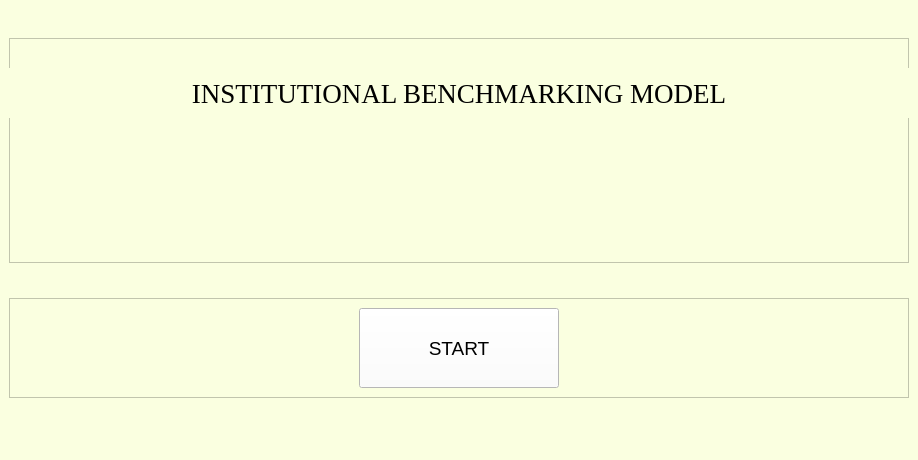
<?xml version="1.0" encoding="UTF-8"?>
<ui version="4.0">
 <class>MainWindow</class>
 <widget class="QMainWindow" name="MainWindow">
  <property name="geometry">
   <rect>
    <x>0</x>
    <y>0</y>
    <width>914</width>
    <height>460</height>
   </rect>
  </property>
  <property name="sizePolicy">
   <sizepolicy hsizetype="Expanding" vsizetype="Expanding">
    <horstretch>0</horstretch>
    <verstretch>0</verstretch>
   </sizepolicy>
  </property>
  <property name="mouseTracking">
   <bool>false</bool>
  </property>
  <property name="windowTitle">
   <string>MainWindow</string>
  </property>
  <property name="styleSheet">
   <string notr="true">background-color: rgb(250, 255, 224);</string>
  </property>
  <widget class="QWidget" name="centralwidget">
   <layout class="QVBoxLayout" name="verticalLayout">
    <item alignment="Qt::AlignHCenter">
     <widget class="QFrame" name="frame_12">
      <property name="minimumSize">
       <size>
        <width>900</width>
        <height>225</height>
       </size>
      </property>
      <property name="maximumSize">
       <size>
        <width>900</width>
        <height>225</height>
       </size>
      </property>
      <property name="frameShape">
       <enum>QFrame::StyledPanel</enum>
      </property>
      <property name="frameShadow">
       <enum>QFrame::Raised</enum>
      </property>
      <widget class="QLabel" name="heading">
       <property name="geometry">
        <rect>
         <x>0</x>
         <y>30</y>
         <width>900</width>
         <height>50</height>
        </rect>
       </property>
       <property name="sizePolicy">
        <sizepolicy hsizetype="Preferred" vsizetype="Preferred">
         <horstretch>0</horstretch>
         <verstretch>0</verstretch>
        </sizepolicy>
       </property>
       <property name="minimumSize">
        <size>
         <width>900</width>
         <height>50</height>
        </size>
       </property>
       <property name="maximumSize">
        <size>
         <width>900</width>
         <height>50</height>
        </size>
       </property>
       <property name="font">
        <font>
         <family>Times New Roman</family>
         <pointsize>20</pointsize>
         <weight>50</weight>
         <italic>false</italic>
         <bold>false</bold>
        </font>
       </property>
       <property name="styleSheet">
        <string notr="true"/>
       </property>
       <property name="text">
        <string>INSTITUTIONAL BENCHMARKING MODEL</string>
       </property>
       <property name="alignment">
        <set>Qt::AlignCenter</set>
       </property>
       <property name="wordWrap">
        <bool>false</bool>
       </property>
      </widget>
      <widget class="QLabel" name="label0">
       <property name="geometry">
        <rect>
         <x>50</x>
         <y>90</y>
         <width>800</width>
         <height>100</height>
        </rect>
       </property>
       <property name="sizePolicy">
        <sizepolicy hsizetype="Preferred" vsizetype="Preferred">
         <horstretch>0</horstretch>
         <verstretch>0</verstretch>
        </sizepolicy>
       </property>
       <property name="minimumSize">
        <size>
         <width>800</width>
         <height>100</height>
        </size>
       </property>
       <property name="maximumSize">
        <size>
         <width>800</width>
         <height>100</height>
        </size>
       </property>
       <property name="font">
        <font>
         <family>Arial</family>
         <pointsize>16</pointsize>
         <weight>50</weight>
         <italic>false</italic>
         <bold>false</bold>
        </font>
       </property>
       <property name="styleSheet">
        <string notr="true"/>
       </property>
       <property name="text">
        <string/>
       </property>
       <property name="alignment">
        <set>Qt::AlignCenter</set>
       </property>
       <property name="wordWrap">
        <bool>false</bool>
       </property>
      </widget>
     </widget>
    </item>
    <item alignment="Qt::AlignHCenter">
     <widget class="QFrame" name="frame_9">
      <property name="minimumSize">
       <size>
        <width>900</width>
        <height>100</height>
       </size>
      </property>
      <property name="maximumSize">
       <size>
        <width>900</width>
        <height>100</height>
       </size>
      </property>
      <property name="frameShape">
       <enum>QFrame::StyledPanel</enum>
      </property>
      <property name="frameShadow">
       <enum>QFrame::Raised</enum>
      </property>
      <widget class="QPushButton" name="startButton">
       <property name="geometry">
        <rect>
         <x>350</x>
         <y>10</y>
         <width>200</width>
         <height>80</height>
        </rect>
       </property>
       <property name="sizePolicy">
        <sizepolicy hsizetype="Preferred" vsizetype="Preferred">
         <horstretch>0</horstretch>
         <verstretch>0</verstretch>
        </sizepolicy>
       </property>
       <property name="minimumSize">
        <size>
         <width>200</width>
         <height>80</height>
        </size>
       </property>
       <property name="maximumSize">
        <size>
         <width>200</width>
         <height>80</height>
        </size>
       </property>
       <property name="font">
        <font>
         <family>Arial</family>
         <pointsize>14</pointsize>
         <weight>50</weight>
         <italic>false</italic>
         <bold>false</bold>
        </font>
       </property>
       <property name="styleSheet">
        <string notr="true">background-color: rgb(255, 255, 255);</string>
       </property>
       <property name="text">
        <string>START</string>
       </property>
      </widget>
     </widget>
    </item>
   </layout>
  </widget>
  <widget class="QMenuBar" name="menubar">
   <property name="geometry">
    <rect>
     <x>0</x>
     <y>0</y>
     <width>914</width>
     <height>21</height>
    </rect>
   </property>
  </widget>
  <widget class="QStatusBar" name="statusbar"/>
 </widget>
 <resources/>
 <connections/>
</ui>
